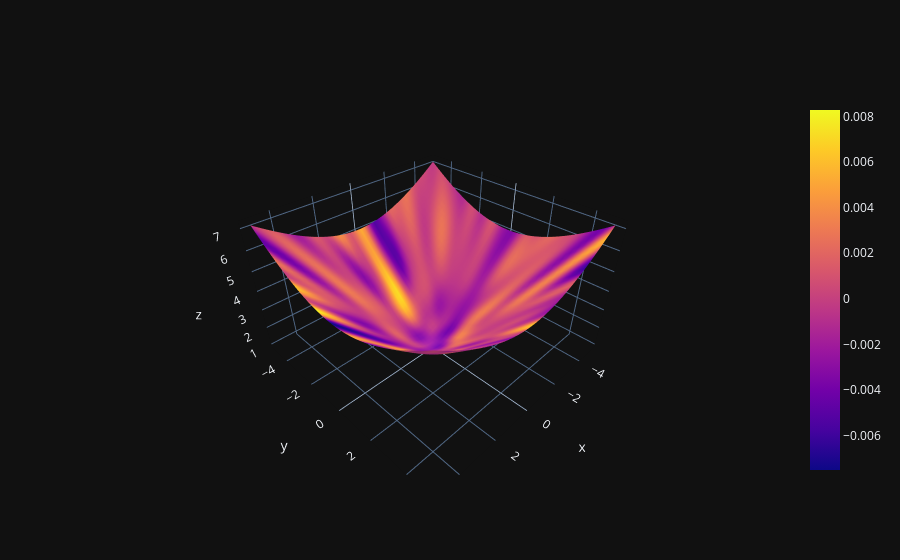

Here is the notebook cell this chart was saved with:
### Code cell
with torch.no_grad():
    torch.manual_seed(0)
    outputs = layer(inputs, mean=True)
    c = outputs[..., 2]
    x, y, z = inputs.view(num_inputs, num_inputs, -1).unbind(-1)

fig = go.Figure(data=[go.Surface(x=y, y=z, z=x, surfacecolor=c.view_as(x))])
fig.show()

### Figure 1 — Plotly figure (JSON) as saved in the notebook; plotly's stock layout.template omitted (floating-point values rounded to 4 significant figures; data arrays with more than 128 entries replaced by an {"elided": "..."} marker saying what was removed)
{"data": [{"surfacecolor": {"elided": "50x50 float values"}, "type": "surface", "x": {"elided": "50x50 float values"}, "y": {"elided": "50x50 float values"}, "z": {"elided": "50x50 float values"}}], "layout": {}}
